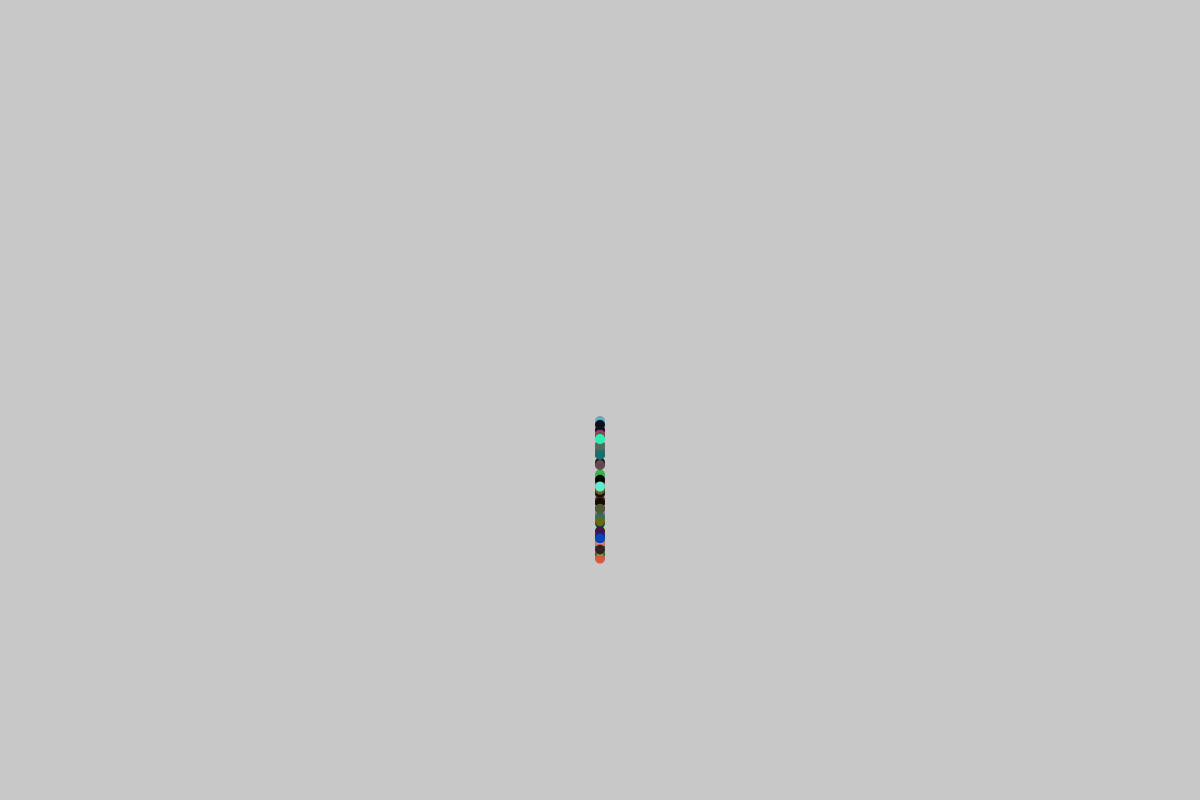
Frame 1 (no input)
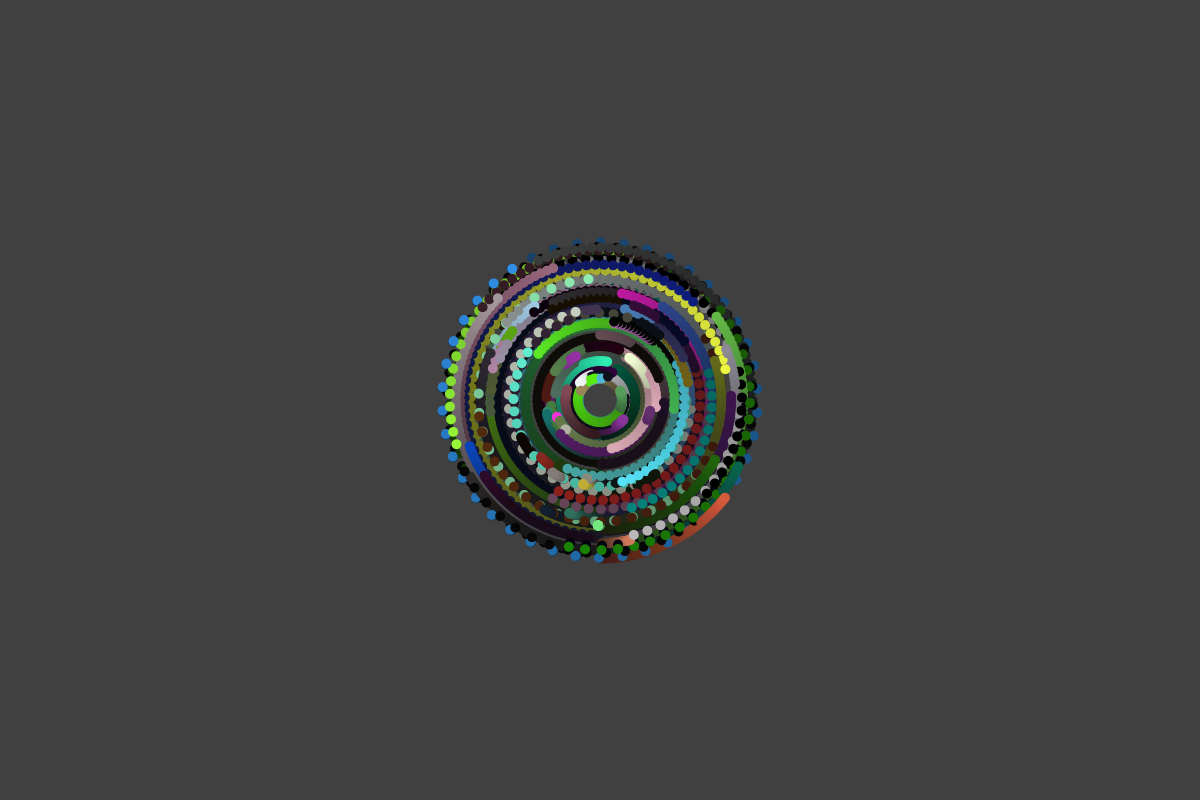
Frame 60 (the mouse pressed at the canvas centre just before this capture)
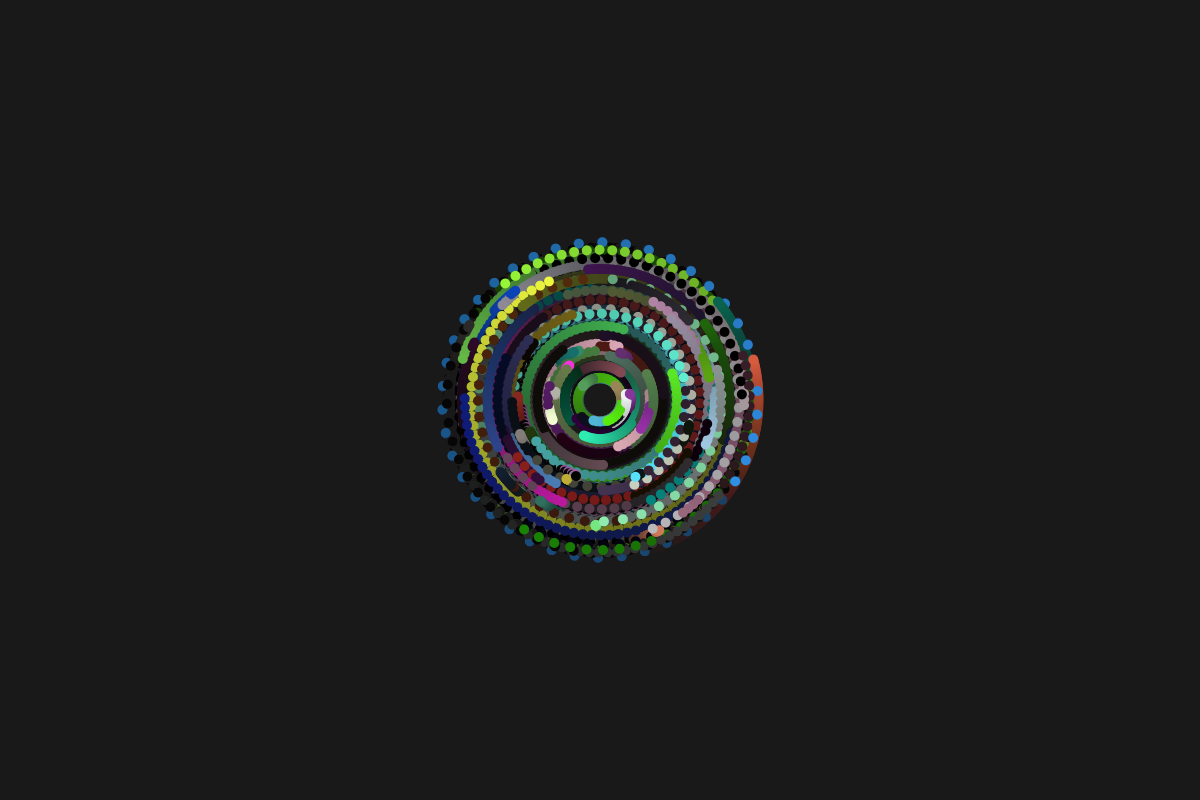
Frame 120 (the mouse held since frame 60 and released just before this capture)

The Processing sketch that drew these frames (run headless with seeded random() and noise(); from frame 60 on, the mouse is pressed at the canvas centre):

// Processing sketch: d6_Planets_more_2_5
// ── d6_Planets_more_2_5.pde
class planet {
 float speed = 1.0;
 float angle = 0.0;
 float dist = 100.0;
 float size = 10.0;
 color col = color(255,255,255);
 
 planet() //constuctor - a special metod -  runs once on creation of object
 {
  this.speed = random(-5,10); 
  this.dist = random(20,160);
  this.col = color (random(0,255),random(0, 255), random(0,255)); //chooses a color of every object - once!
 }
 
 
 void update ()
 {
  this.angle += this.speed;
  //this.col = color (random(0,255),random(0, 255), random(0,255)); //changes color of object on every update
 }
 
 void draw () //a method
  {
   pushMatrix();
     rotate(radians(this.angle)); //"this" - means all the time (an inside var, avoid global var)
     translate(0,this.dist);
     fill(this.col); 
     circle(0,0,this.size); 
   popMatrix(); 
  }
}

int nPlts = 100;
ArrayList<planet> planets = new ArrayList<planet>(); //specific to java

void setup () {
  colorMode(HSB);
 size(1200,800);
 for(int i = 0; i < nPlts; i++)
 {
  planets.add(new planet()); 
 }
}

void draw () {
  noStroke(); 
  fill(0,0,0,5); 
  rect(0,0,width,height);
  translate(width/2,height/2);
  
 for(int i = 0; i < nPlts; i++)
 {
  planet buf = planets.get(i); //create a buffer local var - is tempoary - the current index
  buf.draw();
  buf.update();
 }
}
